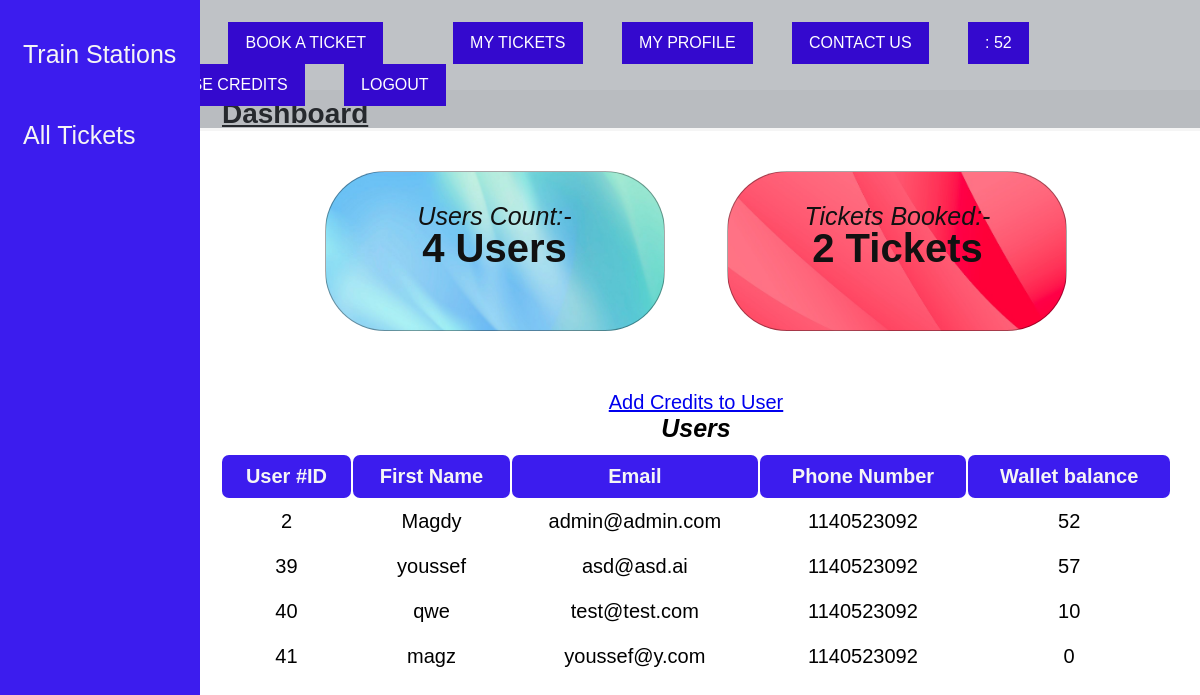
The app's page /admin-panel.php (signed in) with its own data.
### tables this page shows
CREATE TABLE `users` (
  `id` int(10) NOT NULL,
  `user_name` varchar(200) NOT NULL,
  `user_email` varchar(200) NOT NULL,
  `user_password` varchar(200) NOT NULL,
  `user_phone` int(12) NOT NULL,
  `user_type` varchar(10) NOT NULL,
  `profile_picture` varchar(255) NOT NULL DEFAULT 'default-pp.jpg',
  `hasTicket` int(1) NOT NULL,
  `user_balance` int(255) NOT NULL
);

### admin-panel.php (the view, shortened to what this page needs)
<!DOCTYPE html>
<html lang="en">
<?php
  require_once './database/dbConnection.php';
?>
<head>
  <link rel="stylesheet" href="CSS/admin-panel.css">
</head>
<?php
    include 'navbar.php';?>
<body>
  <div class="sidenav">
    <a href="train-stations.php">Train Stations</a>
    <a href="all-tickets.php">All Tickets</a>
  </div>
  <div class="body2">
    <div class="title">
      <p> <b>Dashboard</b></p>
    </div>
    <div class="three-squares">
      <div class="square1">
        <div class="text1">
          <p>Users Count:-</p>
          <h4 name="numberOfUsers" class="heading4"><span><?php $sql = "SELECT COUNT(*) AS total from users";
$result = $conn->query($sql);
$data =  $result->fetch_assoc();
echo $data['total'];?></span> Users</h4>
        </div>
      </div>
      <div class="square3">
        <div class="text3">
          <p>Tickets Booked:-</p>
          <h4 name="totalNumberOfTicketBooked" class="heading4"><span><?php $sql = "SELECT COUNT(*) AS total from tickets";
$result = $conn->query($sql);
$data =  $result->fetch_assoc();
echo $data['total'];?></span> Tickets</h4>
        </div>
      </div>
    </div>
    <div class="users-table">
      <table>
        <caption><b>Users</b></caption>
        <thead>
          <tr>
            <th>User #ID</th>
            <th>First Name</th>
            <th>Email</th>
            <th>Phone Number</th>
            <th>Wallet balance</th>
          </tr>
        </thead>
        <a href = 'add-credits.php'>Add Credits to User
        <?php
$sql='SELECT * FROM users';
$result=mysqli_query($conn,$sql);
while($row=mysqli_fetch_assoc($result))
{
?>
  <tbody>
  <tr>
    <td><span name="ID"><?php echo $row['id'] ?></span></td>
    <td><?php echo $row['user_name'] ?></td>
    <td><?php echo $row['user_email'] ?></td>
    <td><?php echo $row['user_phone'] ?></td>
    <td><?php echo $row['user_balance'];?></td>
  </tr>
</tbody>
<?php
}
?>
      </table>
    </div>
  </div>
</body>
</html>

### navbar.php (shortened to what this page needs)
<?php
require_once './database/dbConnection.php';
?>
<html>
<head>
  <link rel="stylesheet" href="css/navbar.css" />
  <link rel="stylesheet" href="css/index.css" />
</head>
  <nav>
    <ul id="menu">
      <?php
      if (isset($_SESSION['user_id'])):
        $id=$_SESSION['user_id'];
        $sql="SELECT user_balance FROM users where id ='$id'";
        $result=mysqli_query($conn,$sql);
        $row=mysqli_fetch_array($result)
    ?>
      <li> <a href="index.php">Home</li></a>
      <li><a href="book-a-ticket.php">Book A Ticket</a><li>
        <li> <a href="train-ticket.php">My Tickets</li></a>
        <li> <a href="profile.php">My Profile</li></a>
        <li><a href="cu.php">Contact us</a></li>
        <li><a href="index.php"> <i class="fa fa-money"></i> : <?php echo $row[0] ?></li></a>
        <li> <a href="purchasecredits.php">Purchase Credits</li></a>
      <li> <a href="logout.php">Logout</li></a>
      <?php endif;?>
    </ul>
  </nav>
</html>

### css/admin-panel.css (style rules this page uses)
body { font-family: 'Poppins', sans-serif; }
.sidenav { height: 100%; width: 200px; position: fixed; z-index: 1; top: 0; left: 0px; background-color: rgb(60, 28, 238); overflow-x: hidden; padding-top: 34px; }
.sidenav a { padding: 6px 6px 6px 23px; text-decoration: none; margin-bottom: 40px; font-size: 25px; color: whitesmoke; display: block; }
.body2 { margin-left: 192px; }
.title { margin-top: 90px; font-size: 28px; text-decoration: underline; text-underline-offset: 2px; background-color: whitesmoke; padding: 8px 30px 1px; }
.three-squares { font-size: 25px; font-style: italic; color: #111; text-align: center; }
.square1, .square2, .square3 { display: inline-block; height: 160px; width: 340px; margin: 40px 28px; border: 1px rgba(0, 0, 0, 0.345) solid; border-radius: 60px; }
.square1 { background-image: url(../images/d1b416e60c46e7f6269f425c2bb8f683.jpg); background-repeat: no-repeat; background-size: cover; }
.square3 { background-image: url(../images/the-background-292729__480\ copy.jpg); background-repeat: no-repeat; background-size: cover; }
.text1, .text2, .text3 { padding: 30px 30px; }
.heading4 { font-style: normal; margin-top: -5px; text-align: center; font-size: 40px; }
.users-table { text-align: center; margin: 20px 28px; font-size: 20px; }
table { width: 100%; }
th { color: whitesmoke; background-color: rgb(60, 28, 238); border: 0px #111 solid; border-radius: 7px; }
th, td { padding: 10px; }
caption { font-size: 25px; font-style: italic; margin-bottom: 10px; }

### css/navbar.css (style rules this page uses)
nav { display: flex; justify-content: space-between; align-items: center; padding: 22px 6%; position: absolute; top: 0; left: 0; width: 100%; z-index: 1; background-color: rgba(95, 103, 113, 0.4); }
nav ul li:last-child { padding: 0; }
nav ul li a { display: block; }
nav ul li { display: inline-block; margin-left: 35px; color: white; text-transform: uppercase; font-weight: 500; transition: 0.3s; cursor: pointer; }
nav ul li a { color: white; text-decoration: none; background-color: var(--main-text-color); padding: 12px 17px; transition: 0.3s; }

### css/index.css (style rules this page uses)
:root { --main-text-color: #3409ce; }
* { font-family: "Poppins", sans-serif; margin: 0; padding: 0; box-sizing: border-box; list-style: none; }

### records on screen
users: user_balance "52", id "2", user_name "Magdy", user_email "admin@admin.com", user_phone "1140523092"
users: id "39", user_name "youssef", user_email "asd@asd.ai", user_phone "1140523092", user_balance "57"
users: id "40", user_name "qwe", user_email "test@test.com", user_phone "1140523092", user_balance "10"
users: id "41", user_name "magz", user_email "youssef@y.com", user_phone "1140523092", user_balance "0"

### other values on screen
$data['total'] "4"
$data['total'] "2"
